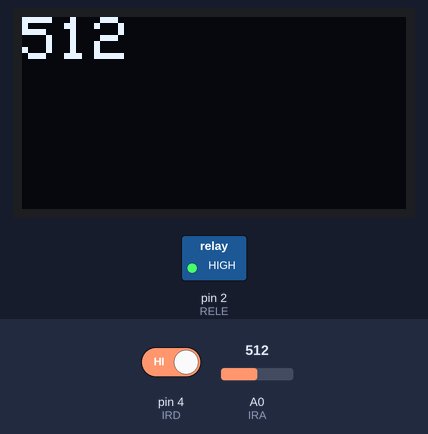
Recording of a sketch running on a simulated Arduino Uno, built with avr-gcc and run on an emulated ATmega328P. Shown: 128×64 one-colour display, switched loads named in the sketch (green lamp = pin HIGH). Inputs (shaded band) come from the test bench; at power-on: pin 4 (IRD) HIGH, A0 (IRA) = 512. What the sketch prints to the serial monitor is not drawn.

Above: at 1.3 s.
1.4 s: pin 4 (IRD) driven LOW
At 2.4 s:
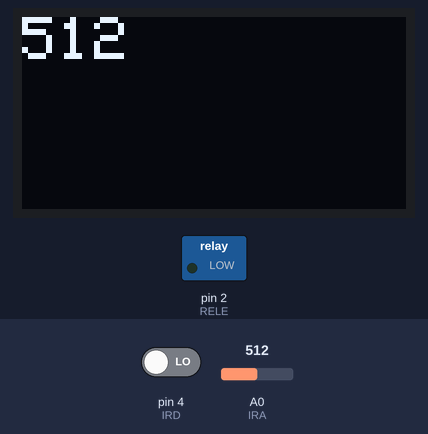
3.1 s: A0 (IRA) set to 716
At 4.1 s:
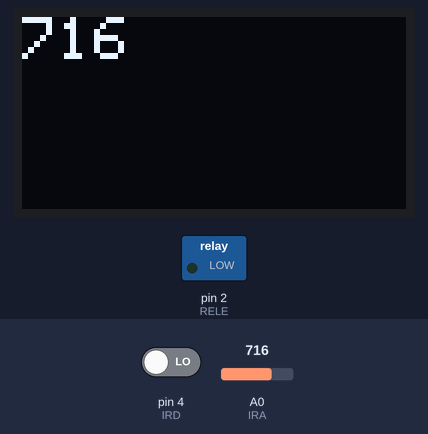
4.7 s: A0 (IRA) set to 900
At 5.8 s:
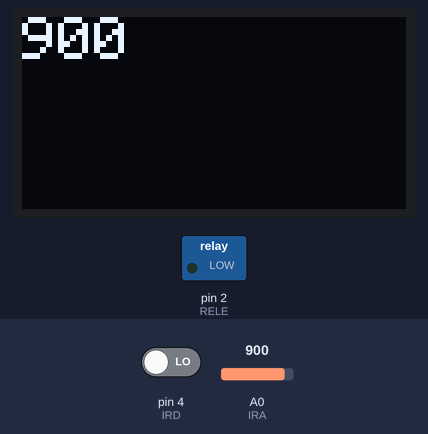
6.2 s: A0 (IRA) set to 1023
At 7.5 s:
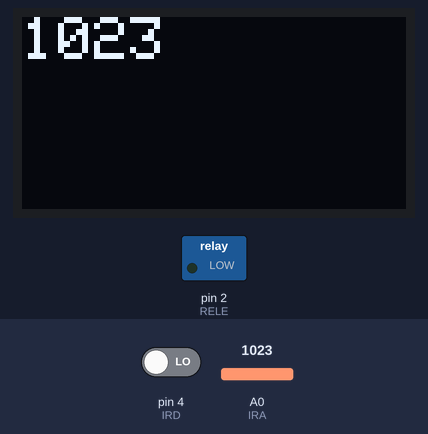
Timing chart, 0 to 8.8 s (numbered marks = the images above; inputs shaded):
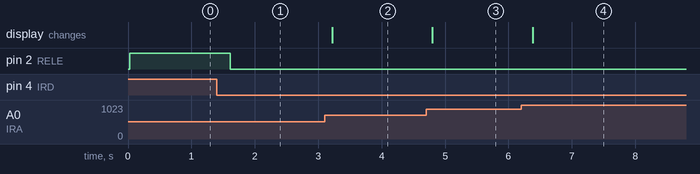

The sketch:

INFRARROJO.ino
```cpp
#define IRA A0
#define RELE 2
#define IRD 4
#include <SPI.h>
#include <Wire.h>
#include <Adafruit_GFX.h>
#include <Adafruit_SSD1306.h>
Adafruit_SSD1306 pantalla = Adafruit_SSD1306 (128, 64, &Wire);
int ana, dig;

void setup() {
  // put your setup code here, to run once:}
  pantalla.begin(SSD1306_SWITCHCAPVCC, 0x3C);
  Serial.begin(9600);
  pinMode(IRA, INPUT);
  pinMode(RELE, OUTPUT);
  pinMode(IRD, INPUT);
}

void printLCD(String a){
  pantalla.clearDisplay();
  pantalla.setTextSize(2);
  pantalla.setTextColor(WHITE);
  pantalla.setCursor(0,0);
  pantalla.println(a);
  Serial.println("aaaaa");
  pantalla.display();
}

void loop() {
  // put your main code here, to run repeatedly:
  ana = analogRead(IRA);
  dig = digitalRead(IRD);
  Serial.println(ana);
  digitalWrite(RELE, dig);
  printLCD(String(ana));
  delay(500);
}
```

Measured:
- after the input at 1.4 s, pin 2 (RELE): HIGH → LOW after 0.21 s
- after the input at 3.1 s, the display: changes after 0.12 s (image 2)
- after the input at 4.7 s, the display: changes after 0.10 s (image 3)
- after the input at 6.2 s, the display: changes after 0.18 s (image 4)
